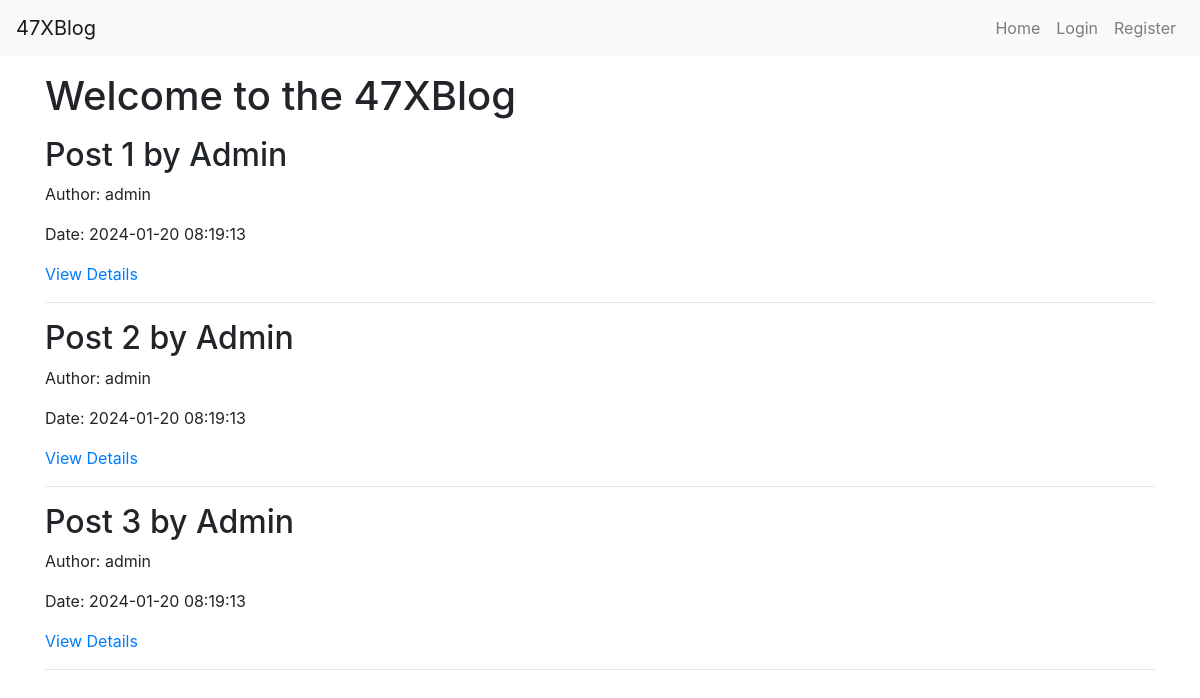
The page / on the database its author committed.
### tables this page shows
CREATE TABLE `posts` (
  `id` int NOT NULL,
  `title` varchar(255) NOT NULL,
  `content` text NOT NULL,
  `author_id` int NOT NULL,
  `created_at` timestamp NULL DEFAULT CURRENT_TIMESTAMP
);

CREATE TABLE `users` (
  `id` int NOT NULL,
  `username` varchar(50) NOT NULL,
  `password` varchar(255) NOT NULL,
  `role` enum('admin','user') NOT NULL DEFAULT 'user',
  `created_at` timestamp NULL DEFAULT CURRENT_TIMESTAMP
);

### index.php (the view, shortened to what this page needs)
<?php
include("db.php");
$sql = "SELECT posts.id, posts.title, posts.author_id, posts.created_at, users.username as author
  FROM posts
  JOIN users ON posts.author_id = users.id
  ORDER BY posts.created_at DESC";
$result = $conn->query($sql);
include_once("includes/header.php");
?>
<div class="container mt-3">
  <h1>Welcome to the 47XBlog</h1>
  <?php while ($row = $result->fetch_assoc()) : ?>
    <div>
      <h2><?php echo $row['title']; ?></h2>
      <p>Author: <?php echo $row['author']; ?></p>
      <p>Date: <?php echo $row['created_at']; ?></p>
      <a href="detail.php?id=<?php echo $row['id']; ?>">View Details</a>
    </div>
    <hr>
  <?php endwhile; ?>
</div>
<?php include_once("includes/footer.php"); ?>

### rows shown on the page
posts: title "Post 1 by Admin", author.username "admin", created_at "2024-01-20 08:19:13"
posts: title "Post 2 by Admin", author.username "admin", created_at "2024-01-20 08:19:13"
posts: title "Post 3 by Admin", author.username "admin", created_at "2024-01-20 08:19:13"
